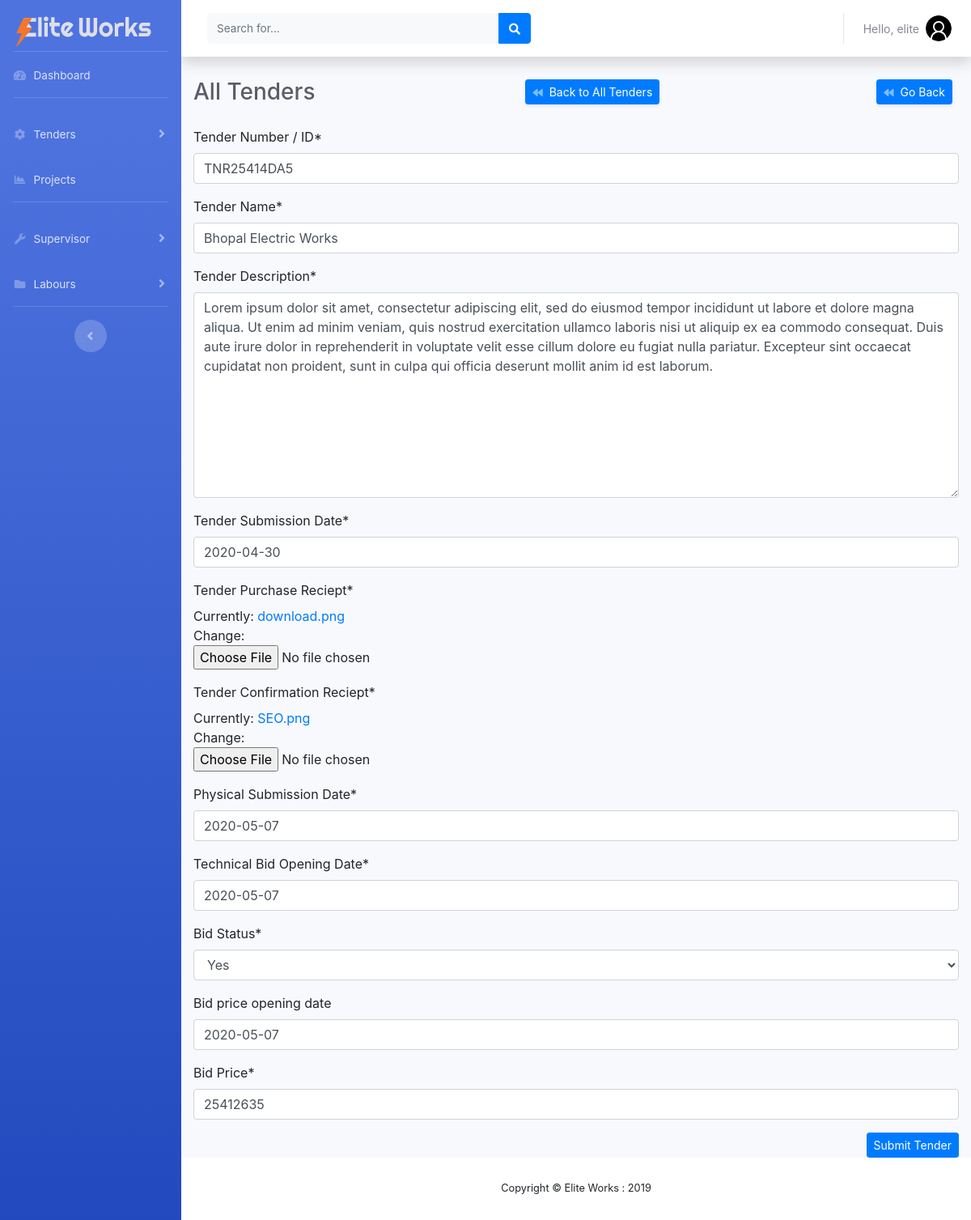
The page /edit_tender/1/ (signed in) on the database its author committed.
### project/models.py (models this page shows, shortened)
class Tender(models.Model):
    Yes = 'Yes'
    No = 'No'
    status = [(Yes, 'Yes'), (No, 'No')]
    uuid_no = models.UUIDField(default=uuid.uuid4, editable=False, unique=True)
    date_created = models.DateTimeField(
        'Creation Date', auto_now_add=True, null=True)
    tender_number = models.CharField('Tender Number / ID', max_length=500)
    tender_name = models.CharField('Tender Name', max_length=500)
    tender_description = models.TextField('Tender Description')
    tender_submission_date = models.DateField(
        'Tender Submission Date', default=timezone.now)
    tender_purchase_reciept = models.FileField('Tender Purchase Reciept')
    tender_confirmation_reciept = models.FileField(
        'Tender Confirmation Reciept')
    physical_submission_date = models.DateField(
        'Physical Submission Date', default=timezone.now)
    tech_bid_opening_date = models.DateField(
        'Technical Bid Opening Date', default=timezone.now)
    bid_status = models.CharField(
        'Bid Status', max_length=10, choices=status, default=No)
    bid_price_opening_date = models.DateField(
        'Bid price opening date', blank=True, default=timezone.now)
    prize_bid = models.CharField('Bid Price', max_length=50)

### manpower/views.py (the view)
# urls.py: path('edit_tender/<int:id>/', views.edit_tender, name='edit_tender'),
@login_required
def edit_tender(request, id):
    editTender = Tender.objects.get(id=id)
    form = addTender(instance=editTender)
    if request.method == 'POST':
        form = addTender(request.POST, request.FILES, instance=editTender)
        if form.is_valid():
            form.save()
            return redirect('/tenders/')
    else:
        form = addTender(instance=editTender)
    context = {'form': form}
    return render(request, 'manpower/add_tender.html', context)

### manpower/forms.py
class addTender(forms.ModelForm):
    class Meta:
        model = Tender
        fields = '__all__'
        widgets = {
            'tender_submission_date': DatePickerInput(format='%Y-%m-%d'),
            'physical_submission_date': DatePickerInput(format='%Y-%m-%d'),
            'tech_bid_opening_date': DatePickerInput(format='%Y-%m-%d'),
            'bid_price_opening_date': DatePickerInput(format='%Y-%m-%d'),
        }

### manpower/templates/manpower/add_tender.html (shortened to what this page needs)
{% extends "manpower/base.html" %}
{% load crispy_forms_tags %}
{% block content %}
{% load bootstrap4 %}
{% bootstrap_css %}
<div class="container">
    <div class="d-sm-flex align-items-center justify-content-between mb-4">
        <h1 class="h3 mb-0 text-gray-800">All Tenders</h1>
        <a href="{% url 'tenders' %}"
            class="d-xs-block my-1 mr-2 px-2 d-sm-inline-block btn btn-sm btn-primary shadow-sm"><i
                class="fas fa-backward fa-sm text-white-50 pr-2"></i>Back to All Tenders</a>
        <a href="" onclick="history.go(-1)"
            class="d-xs-block my-1 mr-2 px-2 d-sm-inline-block btn btn-sm btn-primary shadow-sm"><i
                class="fas fa-backward fa-sm text-white-50 pr-2"></i>Go Back</a>
    </div>
    <form method='POST' enctype=multipart/form-data autocomplete="off">
        {{form|crispy}}
        <div class="text-right">
            <button type="submit" class="d-none d-md-inline-block btn btn-sm btn-primary shadow-md">Submit
                Tender</button>
        </div>
    </form>
</div>
{% endblock content %}

### manpower/templates/manpower/base.html (shortened to what this page needs)
{% load static %}
{% url 'dashboard' as dashboard %}
{% url 'tender' as tender %}
{% url 'suprervisor' as suprervisor %}
{% url 'labour' as labour %}
<!DOCTYPE html>
<html lang="en">
<head>
    <link href="{% static 'vendor/fontawesome-free/css/all.min.css' %}" rel="stylesheet" type="text/css">
    <link rel="stylesheet"
        href="https://cdn.jsdelivr.net/npm/bootstrap-select@1.13.14/dist/css/bootstrap-select.min.css">
    <link href="{% static 'css/sb-admin-2.min.css' %}" rel="stylesheet">
    <link href="{% static 'css/main.css' %}" rel="stylesheet">
    <link href="{% static 'vendor/datatables/dataTables.bootstrap4.min.css' %}" rel="stylesheet">
</head>
<body id="page-top">
    <div id="wrapper">
        <ul class="navbar-nav bg-gradient-primary sidebar sidebar-dark accordion" id="accordionSidebar">
            <div class="logo">
                <a class="navbar-brand" href="{% url 'dashboard' %}">
                    <img src="{% static 'img/elite_works_logo.svg' %}" alt="Elite Works Logo">
                </a>
            </div>
            <hr class="sidebar-divider my-0">
            <li class="nav-item {% if request.path == dashboard %} active {%endif%}">
                <a class="nav-link" href="{% url 'dashboard' %}">
                    <i class="fas fa-fw fa-tachometer-alt"></i>
                    <span>Dashboard</span></a>
            </li>
            <hr class="sidebar-divider">
            <li class="nav-item {% if request.path == tender %} active {%endif%}">
                <a class="nav-link collapsed" href="{% url 'tenders'  %}" data-toggle="collapse"
                    data-target="#collapseTwo" aria-expanded="true" aria-controls="collapseTwo">
                    <i class="fas fa-fw fa-cog"></i>
                    <span>Tenders</span>
                </a>
            </li>
            <li class="nav-item {% if request.path == project %} active {%endif%}">
                <a class="nav-link" href="{% url 'projects' %}">
                    <i class="fas fa-fw fa-chart-area"></i>
                    <span>Projects</span></a>
            </li>
            <hr class="sidebar-divider">
            <li class="nav-item {% if request.path == project %} active {%endif%}">
                <a class="nav-link collapsed" href="#" data-toggle="collapse" data-target="#collapseUtilities"
                    aria-expanded="true" aria-controls="collapseUtilities">
                    <i class="fas fa-fw fa-wrench"></i>
                    <span>Supervisor</span>
                </a>
            </li>
            <li class="nav-item {% if request.path == project %} active {%endif%}">
                <a class="nav-link collapsed" href="#" data-toggle="collapse" data-target="#collapsePages"
                    aria-expanded="true" aria-controls="collapsePages">
                    <i class="fas fa-fw fa-folder"></i>
                    <span>Labours</span>
                </a>
            </li>
            <hr class="sidebar-divider d-none d-md-block">
            <div class="text-center d-none d-md-inline">
                <button class="rounded-circle border-0" id="sidebarToggle"></button>
            </div>
        </ul>
        <div id="content-wrapper" class="d-flex flex-column">
            <div id="content">
                <nav class="navbar navbar-expand navbar-light bg-white topbar mb-4 static-top shadow">
                    <form
                        class="d-none d-sm-inline-block form-inline mr-auto ml-md-3 my-2 my-md-0 mw-100 navbar-search">
                        <div class="input-group">
                            <input type="text" class="form-control bg-light border-0 small" placeholder="Search for..."
                                aria-label="Search" aria-describedby="basic-addon2">
                            <div class="input-group-append">
                                <button class="btn btn-primary" type="button">
                                    <i class="fas fa-search fa-sm"></i>
                                </button>
                            </div>
                        </div>
                    </form>
                    <ul class="navbar-nav ml-auto">
                        <li class="nav-item dropdown no-arrow">
                            <a class="nav-link dropdown-toggle" href="#" id="userDropdown" role="button"
                                data-toggle="dropdown" aria-haspopup="true" aria-expanded="false">
                                <span class="mr-2 d-none d-lg-inline text-gray-600 small">Hello, {{request.user}}</span>
                                <img class="img-profile rounded-circle" src="{% static 'img/user_logo.svg' %}">
                            </a>
                        </li>
                    </ul>
                </nav>
                {% block content %}
                {% endblock content %}
            </div>
            <footer class="sticky-footer bg-white">
                <div class="container my-auto">
                    <div class="copyright text-center my-auto">
                        <span>Copyright &copy; Elite Works : 2019</span>
                    </div>
                </div>
            </footer>
        </div>
    </div>
</body>
</html>

### static/css/main.css (style rules this page uses)
.logo img { vertical-align: middle; border-style: none; width: 90%; padding-left: 20px; padding-top: 15px; }

### rows shown on the page
Tender: tender_number "TNR25414DA5", tender_name "Bhopal Electric Works", tender_description "Lorem ipsum dolor sit amet, consectetur adipiscing elit, sed do eiusmod tempor incididunt ut labore et dolore magna aliqua. Ut enim ad minim veniam, quis nostrud exercitation ullamco laboris nisi ut aliquip ex ea commodo consequat. Duis aute irure dolor in reprehenderit in voluptate velit esse cillum dolore eu fugiat nulla pariatur. Excepteur sint occaecat cupidatat non proident, sunt in culpa qui officia deserunt mollit anim id est laborum.", tender_submission_date "2020-04-30", physical_submission_date "2020-05-07", tech_bid_opening_date "2020-05-07", bid_status "Yes", bid_price_opening_date "2020-05-07", prize_bid "25412635"

### other values the page prints
{{ request.user }} "elite"
